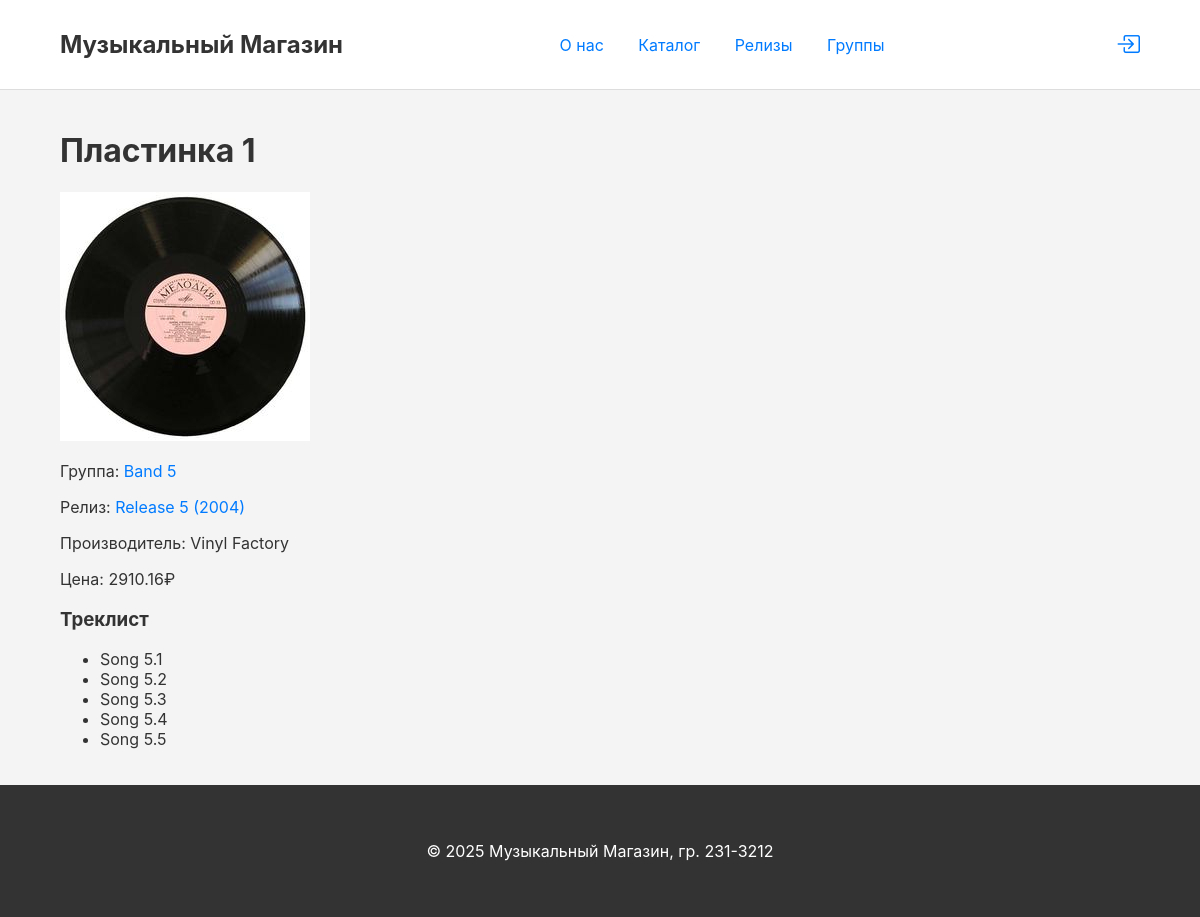
The app's page /record/1 with its own data.
### app/models.py (models this page shows)
class Record(db.Model):
    __tablename__ = 'records'
    id = db.Column(db.Integer, primary_key=True)
    title = db.Column(db.String(255), nullable=False)
    release_year = db.Column(db.Integer)
    price = db.Column(db.Numeric(10, 2), nullable=False)
    stock_quantity = db.Column(db.Integer, nullable=False, default=0)
    description = db.Column(db.Text)
    cover_image_url = db.Column(db.String(255))
    record_type = db.Column(db.String(45))
    release_id = db.Column(db.Integer, db.ForeignKey('releases.id'), nullable=False)
    manufacturer_profile_id = db.Column(db.Integer, db.ForeignKey('manufacturer_profiles.id'), nullable=False)

class Band(db.Model):
    __tablename__ = 'bands'
    id = db.Column(db.Integer, primary_key=True)
    name = db.Column(db.String(150), nullable=False)
    bio = db.Column(db.Text)
    genre_id = db.Column(db.Integer, db.ForeignKey('genres.id'))
    members = db.relationship('Artist', secondary=band_members, back_populates='bands')
    compositions = db.relationship('Composition', backref='author_band', lazy='dynamic')
    releases = db.relationship('Release', backref='band', lazy='dynamic')

class Release(db.Model):
    __tablename__ = 'releases'
    id = db.Column(db.Integer, primary_key=True)
    title = db.Column(db.String(255), nullable=False)
    release_year = db.Column(db.Integer)
    cover_image_url = db.Column(db.String(255))
    band_id = db.Column(db.Integer, db.ForeignKey('bands.id'), nullable=False)
    records = db.relationship('Record', backref='release', lazy='dynamic')
    compositions = db.relationship('Composition', secondary=release_compositions, back_populates='releases')

class ManufacturerProfile(db.Model):
    __tablename__ = 'manufacturer_profiles'
    id = db.Column(db.Integer, primary_key=True)
    user_id = db.Column(db.Integer, db.ForeignKey('users.id'), nullable=False, unique=True)
    company_name = db.Column(db.String(150), nullable=False)
    company_address = db.Column(db.String(255))
    records = db.relationship('Record', backref='manufacturer', lazy='dynamic')

class Composition(db.Model):
    __tablename__ = 'compositions'
    id = db.Column(db.Integer, primary_key=True)
    title = db.Column(db.String(255), nullable=False)
    duration = db.Column(db.Integer)
    author_band_id = db.Column(db.Integer, db.ForeignKey('bands.id'), nullable=False)
    releases = db.relationship('Release', secondary=release_compositions, back_populates='compositions')

### app/routes.py (the view)
@app.route('/record/<int:id>')
def record_detail(id):
    record = Record.query.get_or_404(id)
    return render_template('record_detail.html', title=record.title, record=record)

### app/templates/record_detail.html
{% extends "base.html" %}
{% block content %}
<h1>{{ record.title }}</h1>
<img src="{{ url_for('uploaded_file', filename=record.cover_image_url) if record.cover_image_url else 'https://via.placeholder.com/200' }}" alt="Обложка">
<p>Группа: <a href="{{ url_for('band_detail', id=record.release.band.id) }}">{{ record.release.band.name }}</a></p>
<p>Релиз: <a href="{{ url_for('release_detail', id=record.release.id) }}">{{ record.release.title }} ({{ record.release.release_year }})</a></p>
<p>Производитель: {{ record.manufacturer.company_name }}</p>
<p>Цена: {{ record.price }}₽</p>
<h3>Треклист</h3>
<ul>
{% for comp in record.release.compositions %}
    <li>{{ comp.title }}</li>
{% endfor %}
</ul>
{% endblock %}

### app/static/css/style.css (style rules this page uses)
body { font-family: -apple-system, BlinkMacSystemFont, "Segoe UI", Roboto, "Helvetica Neue", Arial, sans-serif; margin: 0; background-color: #f4f4f4; color: #333; display: flex; flex-direction: column; min-height: 100vh; }
a { color: #007bff; text-decoration: none; }

### records on screen
Record: title "Пластинка 1", cover_image_url (picture), price "2910.16"
Band: release.band.name "Band 5"
Release: release "Release 5", release.release_year "2004"
ManufacturerProfile: manufacturer.company_name "Vinyl Factory"
Composition: title "Song 5.1"
Composition: title "Song 5.2"
Composition: title "Song 5.3"
Composition: title "Song 5.4"
Composition: title "Song 5.5"
